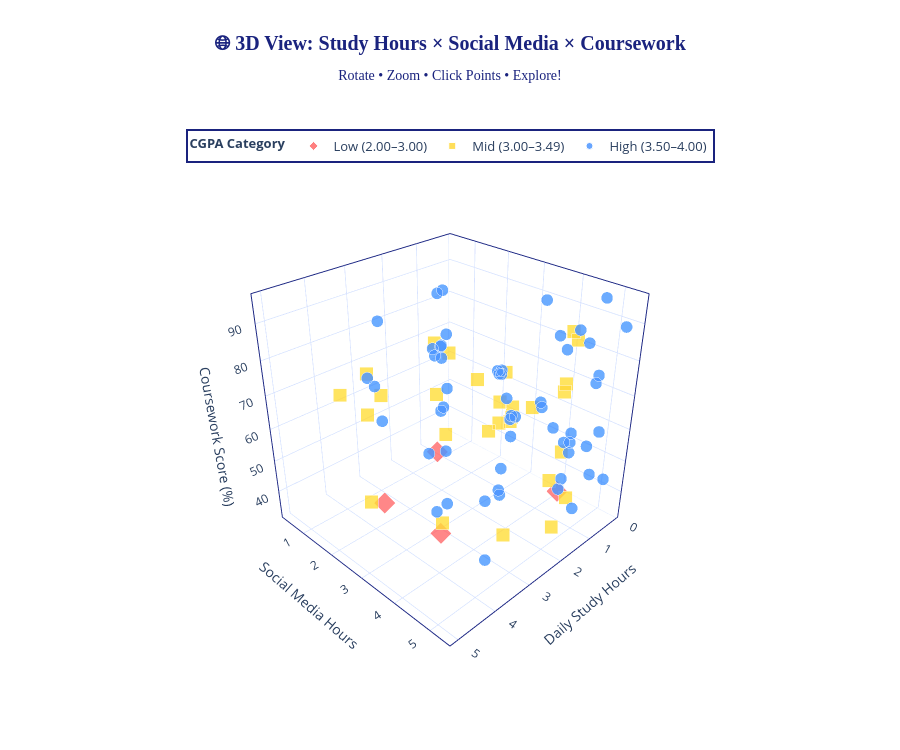

Notebook source saved alongside this figure:
### Code cell
# ═══════════════════════════════════════════════════════════════
# VISUALISATION 5: 3D Scatter Plot
# Study Hours × Social Media Hours × Coursework Score
# ═══════════════════════════════════════════════════════════════

np.random.seed(42)
s3d = df[['study_hours_daily', 'social_media_hours', 'coursework_score',
          'cgpa_label', 'cgpa', 'time_management', 'note_taking']].copy()

# Add jitter for better visibility
s3d['x'] = s3d['study_hours_daily']  + np.random.normal(0, 0.15, len(df))
s3d['y'] = s3d['social_media_hours'] + np.random.normal(0, 0.15, len(df))
s3d['z'] = s3d['coursework_score']   + np.random.normal(0, 1.5,  len(df))

symbols = ['diamond', 'square', 'circle']
fig = go.Figure()

for label, sym in zip(CGPA_ORDER, symbols):
    sub = s3d[s3d['cgpa_label'] == label]
    fig.add_trace(go.Scatter3d(
        x=sub['x'],
        y=sub['y'],
        z=sub['z'],
        mode='markers',
        marker=dict(
            color=CGPA_COLORS[label],
            size=7,
            symbol=sym,
            line=dict(color='white', width=1),
            opacity=0.85
        ),
        name=label,
        hovertemplate=(
            f'<b>{label}</b><br>'
            'Daily Study: %{customdata[0]:.1f} hrs<br>'
            'Social Media: %{customdata[1]:.1f} hrs<br>'
            'Coursework: %{customdata[2]}%<br>'
            'Time Mgmt: %{customdata[3]}<br>'
            'Note Taking: %{customdata[4]}<br>'
            '<extra></extra>'
        ),
        customdata=sub[['study_hours_daily', 'social_media_hours',
                         'coursework_score', 'time_management', 'note_taking']].values
    ))

axis_style = dict(
    backgroundcolor='rgba(230,240,250,0.8)',
    gridcolor='rgba(26,35,78,0.25)', gridwidth=2,
    showline=True, linecolor='#1A237E', linewidth=2,
    mirror=True, showbackground=True
)

fig.update_layout(
    title=dict(
        text='<b>🌐 3D View: Study Hours × Social Media × Coursework</b><br>'
             '<sub>Rotate • Zoom • Click Points • Explore!</sub>',
        x=0.5, xanchor='center',
        font=dict(size=20, color='#1A237E', family='Arial Black')
    ),
    scene=dict(
        xaxis=dict(title='Daily Study Hours',    **axis_style),
        yaxis=dict(title='Social Media Hours',   **axis_style),
        zaxis=dict(title='Coursework Score (%)', **axis_style),
        camera=dict(eye=dict(x=1.8, y=1.8, z=1.5))
    ),
    paper_bgcolor='white',
    legend=dict(
        title=dict(text='<b>CGPA Category</b>', font=dict(size=13)),
        orientation='h', yanchor='bottom', y=0.9,
        xanchor='center', x=0.5,
        bgcolor='rgba(255,255,255,0.9)',
        bordercolor='#1A237E', borderwidth=2,
        font=dict(size=13)
    ),
    height=750, width=900,
    hoverlabel=dict(bgcolor='white', font_size=12, font_family='Arial'),
    margin=dict(t=100, b=20)
)

fig.show()

### Figure 1 — Plotly figure (JSON) as saved in the notebook; plotly's stock layout.template omitted (floating-point values rounded to 4 significant figures; data arrays with more than 128 entries replaced by an {"elided": "..."} marker saying what was removed)
{"data": [{"customdata": [[1.5, 5.0, 45.0, 1.0, 0.0], [5.0, 5.0, 60.0, 0.0, 1.0], [3.5, 3.5, 60.0, 0.0, 1.0], [5.0, 3.5, 60.0, 1.0, 1.0]], "hovertemplate": "<b>Low (2.00–3.00)</b><br>Daily Study: %{customdata[0]:.1f} hrs<br>Social Media: %{customdata[1]:.1f} hrs<br>Coursework: %{customdata[2]}%<br>Time Mgmt: %{customdata[3]}<br>Note Taking: %{customdata[4]}<br><extra></extra>", "marker": {"color": "#FF6B6B", "line": {"color": "white", "width": 1}, "opacity": 0.85, "size": 7, "symbol": "diamond"}, "mode": "markers", "name": "Low (2.00–3.00)", "type": "scatter3d", "x": [1.465, 4.91, 3.431, 5.014], "y": [4.895, 4.995, 3.362, 3.623], "z": [45.94, 57.93, 61.03, 57.72]}, {"customdata": {"elided": "28x5 float values"}, "hovertemplate": "<b>Mid (3.00–3.49)</b><br>Daily Study: %{customdata[0]:.1f} hrs<br>Social Media: %{customdata[1]:.1f} hrs<br>Coursework: %{customdata[2]}%<br>Time Mgmt: %{customdata[3]}<br>Note Taking: %{customdata[4]}<br><extra></extra>", "marker": {"color": "#FFD93D", "line": {"color": "white", "width": 1}, "opacity": 0.85, "size": 7, "symbol": "square"}, "mode": "markers", "name": "Mid (3.00–3.49)", "type": "scatter3d", "x": [1.536, 4.848, 1.498, 1.317, 1.53, 1.526, 3.236, 1.442, 1.592, 3.64, 0.4536, 1.472, 1.334, 3.321, 3.622, 1.703, 1.651, 1.554, 1.554, 3.731, 3.495, 0.107, 3.623, 1.455, 1.467, 0.5536, 1.425, 1.637], "y": [3.288, 4.976, 1.619, 4.79, 4.915, 3.424, 1.452, 4.815, 3.696, 1.528, 1.617, 3.545, 5.038, 5.052, 1.398, 1.535, 3.393, 1.78, 1.321, 1.598, 0.3538, 3.674, 4.877, 3.562, 4.963, 3.387, 5.051, 5.042], "z": [58.73, 60.32, 45.77, 76.7, 76.14, 74.64, 66.63, 33.38, 66.02, 75.32, 59.02, 60.28, 44.01, 46.28, 33.81, 59.83, 66.3, 73.2, 74.29, 64.02, 62.65, 33.11, 76.38, 61.55, 91.9, 58.94, 89.91, 60.14]}, {"customdata": {"elided": "56x5 float values"}, "hovertemplate": "<b>High (3.50–4.00)</b><br>Daily Study: %{customdata[0]:.1f} hrs<br>Social Media: %{customdata[1]:.1f} hrs<br>Coursework: %{customdata[2]}%<br>Time Mgmt: %{customdata[3]}<br>Note Taking: %{customdata[4]}<br><extra></extra>", "marker": {"color": "#4D96FF", "line": {"color": "white", "width": 1}, "opacity": 0.85, "size": 7, "symbol": "circle"}, "mode": "markers", "name": "High (3.50–4.00)", "type": "scatter3d", "x": [3.575, 1.479, 3.597, 1.728, 1.465, 3.737, 1.615, 3.43, 3.581, 0.4305, 1.43, 3.213, 3.241, 1.416, 5.047, 0.3638, 1.288, 1.72, 3.466, 3.51, 0.2863, 0.4183, 1.517, 1.327, 0.5564, 1.456, 3.41, 0.7778, 0.3413, 1.623, 1.531, 1.206, 0.3008, 3.611, 1.483, 3.455, 1.278, 3.392, 1.659, 5.052, 3.549, 0.3985, 0.6546, 1.374, 3.55, 1.646, 1.428, 3.489, 1.403, 1.735, 1.513, 0.2019, 1.722, 1.422, 4.879, 3.549], "y": [3.421, 3.577, 3.515, 5.145, 1.451, 4.941, 4.78, 3.544, 5.039, 3.501, 1.465, 1.437, 3.449, 4.88, 3.561, 5.283, 3.526, 5.039, 4.989, 3.212, 4.996, 3.509, 5.369, 1.471, 5.045, 3.325, 1.671, 5.113, 4.864, 5.21, 3.588, 5.329, 4.851, 3.515, 3.267, 5.01, 4.841, 3.571, 3.732, 3.383, 5.122, 3.534, 4.759, 1.539, 4.814, 4.802, 5.078, 3.544, 5.071, 1.618, 5.145, 5.285, 3.367, 3.378, 4.988, 3.624], "z": [90.02, 62.18, 44.6, 64.08, 73.71, 58.39, 90.72, 74.66, 91.07, 90.71, 89.89, 87.73, 44.33, 46.28, 88.13, 45.26, 60.58, 88.67, 90.23, 60.09, 58.29, 60.54, 90.84, 76.62, 46.58, 43.59, 60.77, 75.77, 95.78, 60.86, 61.43, 60.98, 74.53, 88.84, 74.27, 60.12, 48.47, 62.2, 57.58, 89.29, 60.1, 58.93, 33.9, 60.07, 38.22, 65.95, 61.96, 90.76, 64.5, 90.61, 93.18, 89.27, 75.67, 66.16, 88.61, 88.46]}], "layout": {"height": 750, "hoverlabel": {"bgcolor": "white", "font": {"family": "Arial", "size": 12}}, "legend": {"bgcolor": "rgba(255,255,255,0.9)", "bordercolor": "#1A237E", "borderwidth": 2, "font": {"size": 13}, "orientation": "h", "title": {"font": {"size": 13}, "text": "<b>CGPA Category</b>"}, "x": 0.5, "xanchor": "center", "y": 0.9, "yanchor": "bottom"}, "margin": {"b": 20, "t": 100}, "paper_bgcolor": "white", "scene": {"camera": {"eye": {"x": 1.8, "y": 1.8, "z": 1.5}}, "xaxis": {"backgroundcolor": "rgba(230,240,250,0.8)", "gridcolor": "rgba(26,35,78,0.25)", "gridwidth": 2, "linecolor": "#1A237E", "linewidth": 2, "mirror": true, "showbackground": true, "showline": true, "title": {"text": "Daily Study Hours"}}, "yaxis": {"backgroundcolor": "rgba(230,240,250,0.8)", "gridcolor": "rgba(26,35,78,0.25)", "gridwidth": 2, "linecolor": "#1A237E", "linewidth": 2, "mirror": true, "showbackground": true, "showline": true, "title": {"text": "Social Media Hours"}}, "zaxis": {"backgroundcolor": "rgba(230,240,250,0.8)", "gridcolor": "rgba(26,35,78,0.25)", "gridwidth": 2, "linecolor": "#1A237E", "linewidth": 2, "mirror": true, "showbackground": true, "showline": true, "title": {"text": "Coursework Score (%)"}}}, "title": {"font": {"color": "#1A237E", "family": "Arial Black", "size": 20}, "text": "<b>🌐 3D View: Study Hours × Social Media × Coursework</b><br><sub>Rotate • Zoom • Click Points • Explore!</sub>", "x": 0.5, "xanchor": "center"}, "width": 900}}
